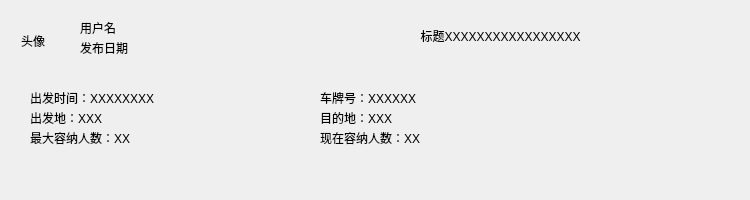
<?xml version="1.0" encoding="UTF-8"?>
<ui version="4.0">
 <class>Yueche</class>
 <widget class="QWidget" name="Yueche">
  <property name="geometry">
   <rect>
    <x>0</x>
    <y>0</y>
    <width>750</width>
    <height>200</height>
   </rect>
  </property>
  <property name="minimumSize">
   <size>
    <width>750</width>
    <height>200</height>
   </size>
  </property>
  <property name="maximumSize">
   <size>
    <width>750</width>
    <height>200</height>
   </size>
  </property>
  <property name="windowTitle">
   <string>Form</string>
  </property>
  <widget class="QWidget" name="widget" native="true">
   <property name="geometry">
    <rect>
     <x>10</x>
     <y>10</y>
     <width>721</width>
     <height>62</height>
    </rect>
   </property>
   <widget class="QLabel" name="label">
    <property name="geometry">
     <rect>
      <x>11</x>
      <y>11</y>
      <width>40</width>
      <height>40</height>
     </rect>
    </property>
    <property name="minimumSize">
     <size>
      <width>40</width>
      <height>40</height>
     </size>
    </property>
    <property name="maximumSize">
     <size>
      <width>40</width>
      <height>40</height>
     </size>
    </property>
    <property name="text">
     <string>头像</string>
    </property>
   </widget>
   <widget class="QLabel" name="label_2">
    <property name="geometry">
     <rect>
      <x>70</x>
      <y>10</y>
      <width>45</width>
      <height>16</height>
     </rect>
    </property>
    <property name="text">
     <string>用户名</string>
    </property>
   </widget>
   <widget class="QLabel" name="label_3">
    <property name="geometry">
     <rect>
      <x>70</x>
      <y>30</y>
      <width>60</width>
      <height>16</height>
     </rect>
    </property>
    <property name="text">
     <string>发布日期</string>
    </property>
   </widget>
   <widget class="QToolButton" name="toolbtn_title">
    <property name="geometry">
     <rect>
      <x>275</x>
      <y>10</y>
      <width>431</width>
      <height>31</height>
     </rect>
    </property>
    <property name="text">
     <string>标题XXXXXXXXXXXXXXXXX</string>
    </property>
    <property name="autoRaise">
     <bool>true</bool>
    </property>
   </widget>
  </widget>
  <widget class="QWidget" name="widget_2" native="true">
   <property name="geometry">
    <rect>
     <x>10</x>
     <y>80</y>
     <width>721</width>
     <height>81</height>
    </rect>
   </property>
   <widget class="QLabel" name="label_4">
    <property name="geometry">
     <rect>
      <x>20</x>
      <y>10</y>
      <width>161</width>
      <height>16</height>
     </rect>
    </property>
    <property name="text">
     <string>出发时间：XXXXXXXX</string>
    </property>
   </widget>
   <widget class="QLabel" name="label_5">
    <property name="geometry">
     <rect>
      <x>310</x>
      <y>10</y>
      <width>151</width>
      <height>16</height>
     </rect>
    </property>
    <property name="text">
     <string>车牌号：XXXXXX</string>
    </property>
   </widget>
   <widget class="QLabel" name="label_6">
    <property name="geometry">
     <rect>
      <x>20</x>
      <y>30</y>
      <width>111</width>
      <height>16</height>
     </rect>
    </property>
    <property name="text">
     <string>出发地：XXX</string>
    </property>
   </widget>
   <widget class="QLabel" name="label_7">
    <property name="geometry">
     <rect>
      <x>310</x>
      <y>30</y>
      <width>91</width>
      <height>16</height>
     </rect>
    </property>
    <property name="text">
     <string>目的地：XXX</string>
    </property>
   </widget>
   <widget class="QLabel" name="label_8">
    <property name="geometry">
     <rect>
      <x>20</x>
      <y>50</y>
      <width>141</width>
      <height>16</height>
     </rect>
    </property>
    <property name="text">
     <string>最大容纳人数：XX</string>
    </property>
   </widget>
   <widget class="QLabel" name="label_9">
    <property name="geometry">
     <rect>
      <x>310</x>
      <y>50</y>
      <width>131</width>
      <height>16</height>
     </rect>
    </property>
    <property name="text">
     <string>现在容纳人数：XX</string>
    </property>
   </widget>
  </widget>
 </widget>
 <resources/>
 <connections/>
</ui>
